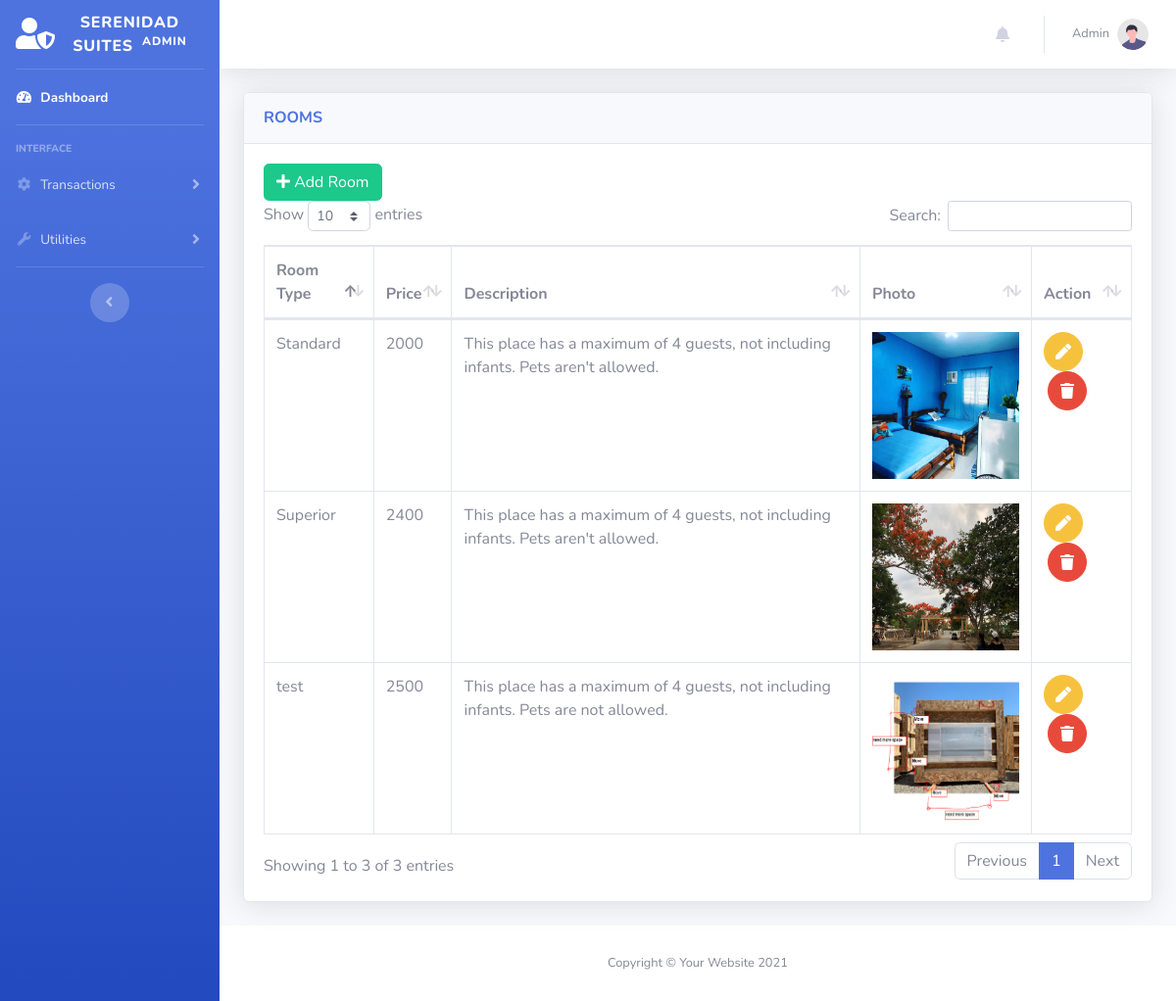
Screenshot of /admin/rooms.php (signed in) with the database file from the repository.
### tables this page shows
CREATE TABLE `room` (
  `id` int(11) NOT NULL,
  `room_type` varchar(50) NOT NULL,
  `price` varchar(11) NOT NULL,
  `photo` varchar(100) NOT NULL,
  `description` text,
  `created_at` datetime DEFAULT NULL,
  `updated_at` datetime DEFAULT NULL
);

### models/Model.php (called while the page is built, shortened)
<?php
class Model
{
    protected $table;
    protected $host = "localhost";
    protected $database = "u905988427_db_hor";
    protected $username = "u905988427_root";
    protected $password = "SerenidadSuites2022";
    protected $pdo;
    protected $stmt;
    public function connect(){
        try {
            $this->pdo = new PDO("mysql:host={$this->host};dbname={$this->database};charset=utf8","{$this->username}","{$this->password}");
            $this->pdo->setAttribute(PDO::ATTR_ERRMODE, PDO::ERRMODE_EXCEPTION);
            $this->pdo->setAttribute(PDO::ATTR_DEFAULT_FETCH_MODE, PDO::FETCH_ASSOC);
        } catch (PDOException $e) {
            echo $e->getMessage();
        }
    }
    public function getAll(){
        try {
            return $this->stmt->fetchAll();
        } catch (PDOException $e) {
            return $e->getMessage();
        }
    }
    public function all(){
        $this->qry = "SELECT * FROM $this->table";
        $this->stmt = $this->pdo->query($this->qry);
        $data =  $this->getAll();
        return $data;
    }
}

### admin/rooms.php (the view, shortened to what this page needs)
<?php include('includes/header.php') ?>
<?php
$connection = new Room();
$rooms = $connection->all();
?>
<body id="page-top">
    <div id="wrapper">
        <?php include('includes/sidebar.php') ?>
        <div id="content-wrapper" class="d-flex flex-column">
            <div id="content">
                    <?php include('includes/topbar.php') ?>
                <div class="container-fluid">
                    <div class="card shadow mb-4">
                        <div class="card-header py-3">
                            <h6 class="m-0 font-weight-bold text-primary">ROOMS</h6>
                        </div>
                        <div class="card-body">
                            <?php
                                if($_SESSION['login-restriction'] == 'admin'){
                                    echo ' <a href="#" data-toggle="modal" data-target="#addRoomModal">
                                                <button class="btn btn-success " data-toggle="tooltip" data-placement="top" title="Add">
                                                    <i class="fas fa-plus"></i>
                                                    Add Room
                                                </button>
                                            </a>';
                                }
                            ?>
                            <div class="table-responsive">
                                <table class="table table-bordered" id="dataTable" width="100%" cellspacing="0">
                                <thead>
                                    <tr>
                                        <th>Room Type</th>
                                        <th>Price</th>
                                        <th>Description</th>
                                        <th>Photo</th>
                                        <th>Action</th>
                                    </tr>
                                </thead>
                                <tbody>
                                    <?php
                                        foreach ($rooms as $key => $value) {
                                    ?>
                                    <tr>
                                        <td><?= $value['room_type']?></td>
                                        <td><?= $value['price']?></td>
                                        <td><?= $value['description']?></td>
                                        <td>
                                            <center>
                                                <img src = "<?= $value['photo']?>" height = "150" width = "150"/>
                                            </center>
                                        </td>
                                        <td>
                                        <?php
                                            if($_SESSION['login-restriction'] == 'admin'){
                                                echo '
                                                    <div class="form-inline">
                                                            <form action="queries/rooms_resource.php" method="post">
                                                                <input type="hidden" value="edit" name="resource_type">
                                                                <input type="hidden" value="'.$value['id'].'"  name="room_id">
                                                                <button type="submit"class="btn btn-warning btn-circle" data-toggle="tooltip" data-placement="top" title="Edit">
                                                                    <i class="fas fa-pen"></i>
                                                                </button>
                                                            </form>
                                                            <form action="queries/rooms_resource.php" method="post" class="ml-1">
                                                                    <input type="hidden" value="delete" name="resource_type">
                                                                    <input type="hidden" value="'.$value['id'].'" name="room_id">
                                                                    <input value="'.$value['photo'].'" name="old_photo" type="hidden" class="form-control ">
                                                                    <button type="submit"class="btn btn-danger btn-circle" data-toggle="tooltip" data-placement="top" title="Delete">
                                                                        <i class="fas fa-trash"></i>
                                                                    </button>
                                                            </form>
                                                    </div>
                                                ';
                                            }
                                           ?>
                                        </td>
                                    </tr>
                                    <?php
                                        }
                                    ?>
                                </tbody>
                                </table>
                            </div>
                        </div>
                    </div>
                </div>
            </div>
            <?php include('includes/footer.php') ?>
        </div>
    </div>
</body>
</html>

### rows the page displays
room: room_type "Standard", price "2000", description "This place has a maximum of 4 guests, not including infants. Pets aren't allowed.", photo (picture)
room: room_type "Superior", price "2400", description "This place has a maximum of 4 guests, not including infants. Pets aren't allowed.", photo (picture)
room: room_type "test", price "2500", description "This place has a maximum of 4 guests, not including infants. Pets are not allowed.", photo (picture)

### other values shown
$_SESSION['login-username'] "Admin"
